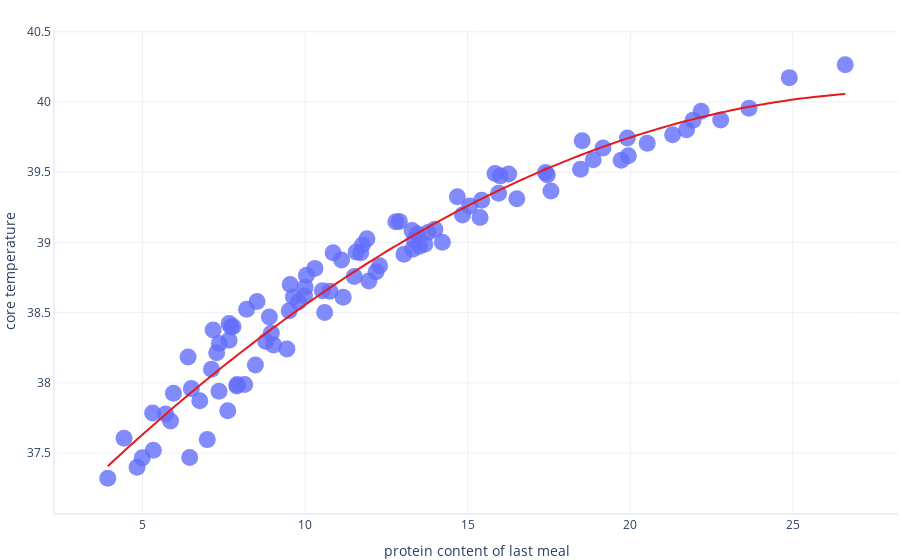

The notebook cell this image was saved under:
### Markdown cell above
That is quite a reasonable R<sup>2</sup> score, but let's see if we can get an even better one!

## Simple Polynomial Regression

Let's fit a _simple polynomial regression_ this time. Similarly to a _simple linear regression_, a _simple polynomial regression_ models the relationship between a label and a single feature. Unlike a _simple linear regression_, a _simple polynomial regression_ can explain relationships that are not simply straight lines. 

In our example, we are going to use a three parameter polynomial.

### Code cell
# Perform polynomial regression. This method takes care of
# the entire fitting procedure for us.
polynomial_formula = "core_temperature ~ protein_content_of_last_meal + I(protein_content_of_last_meal**2)"
polynomial_model = smf.ols(formula = polynomial_formula, data = dataset).fit()

# Show a graph of the result
graphing.scatter_2D(dataset, label_x="protein_content_of_last_meal", 
                             label_y="core_temperature",
                             # Our trendline is the equation for the polynomial
                             trendline=lambda x: polynomial_model.params[2] * x**2 + polynomial_model.params[1] * x + polynomial_model.params[0])
